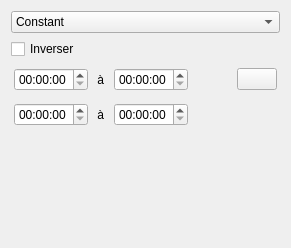
<?xml version="1.0" encoding="UTF-8"?>
<ui version="4.0">
 <class>BTimeSelecterWidget</class>
 <widget class="QWidget" name="BTimeSelecterWidget">
  <property name="geometry">
   <rect>
    <x>0</x>
    <y>0</y>
    <width>291</width>
    <height>248</height>
   </rect>
  </property>
  <property name="windowTitle">
   <string>Form</string>
  </property>
  <layout class="QVBoxLayout" name="verticalLayout">
   <item>
    <widget class="QComboBox" name="modeComboBox">
     <item>
      <property name="text">
       <string>Constant</string>
      </property>
     </item>
     <item>
      <property name="text">
       <string>Intervales</string>
      </property>
     </item>
     <item>
      <property name="text">
       <string>Période</string>
      </property>
     </item>
    </widget>
   </item>
   <item>
    <widget class="QCheckBox" name="checkBox">
     <property name="text">
      <string>Inverser</string>
     </property>
    </widget>
   </item>
   <item>
    <widget class="QWidget" name="interval1" native="true">
     <layout class="QHBoxLayout" name="horizontalLayout_2">
      <property name="leftMargin">
       <number>3</number>
      </property>
      <property name="topMargin">
       <number>3</number>
      </property>
      <property name="rightMargin">
       <number>3</number>
      </property>
      <property name="bottomMargin">
       <number>3</number>
      </property>
      <item>
       <widget class="QTimeEdit" name="start1"/>
      </item>
      <item>
       <widget class="QLabel" name="label">
        <property name="text">
         <string> à </string>
        </property>
       </widget>
      </item>
      <item>
       <widget class="QTimeEdit" name="end1"/>
      </item>
      <item>
       <spacer name="horizontalSpacer">
        <property name="orientation">
         <enum>Qt::Horizontal</enum>
        </property>
        <property name="sizeHint" stdset="0">
         <size>
          <width>40</width>
          <height>20</height>
         </size>
        </property>
       </spacer>
      </item>
      <item>
       <widget class="QPushButton" name="doubleIntervalButton">
        <property name="text">
         <string/>
        </property>
        <property name="icon">
         <iconset resource="../resources.qrc">
          <normaloff>:/icons/delete</normaloff>:/icons/delete</iconset>
        </property>
        <property name="checkable">
         <bool>true</bool>
        </property>
       </widget>
      </item>
     </layout>
    </widget>
   </item>
   <item>
    <widget class="QWidget" name="interval2" native="true">
     <layout class="QHBoxLayout" name="horizontalLayout">
      <property name="leftMargin">
       <number>3</number>
      </property>
      <property name="topMargin">
       <number>3</number>
      </property>
      <property name="rightMargin">
       <number>3</number>
      </property>
      <property name="bottomMargin">
       <number>3</number>
      </property>
      <item>
       <widget class="QTimeEdit" name="start2"/>
      </item>
      <item>
       <widget class="QLabel" name="label_2">
        <property name="text">
         <string> à </string>
        </property>
       </widget>
      </item>
      <item>
       <widget class="QTimeEdit" name="end2"/>
      </item>
      <item>
       <spacer name="horizontalSpacer_2">
        <property name="orientation">
         <enum>Qt::Horizontal</enum>
        </property>
        <property name="sizeHint" stdset="0">
         <size>
          <width>40</width>
          <height>20</height>
         </size>
        </property>
       </spacer>
      </item>
     </layout>
    </widget>
   </item>
   <item>
    <spacer name="verticalSpacer">
     <property name="orientation">
      <enum>Qt::Vertical</enum>
     </property>
     <property name="sizeHint" stdset="0">
      <size>
       <width>20</width>
       <height>40</height>
      </size>
     </property>
    </spacer>
   </item>
   <item>
    <widget class="QWidget" name="widget" native="true">
     <property name="minimumSize">
      <size>
       <width>0</width>
       <height>15</height>
      </size>
     </property>
    </widget>
   </item>
  </layout>
 </widget>
 <resources>
  <include location="../resources.qrc"/>
 </resources>
 <connections/>
</ui>
